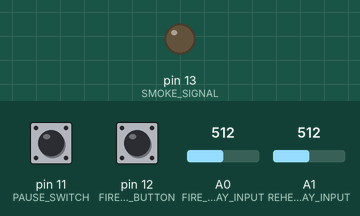
Bench run of a sketch on a simulated Arduino Uno, built with avr-gcc and run on an emulated ATmega328P. Parts: output pins drawn as LEDs (lit = HIGH). The inputs (shaded band) are chosen by the test bench; at power-on: pin 12 (FIRE_NOW_BUTTON) LOW, pin 11 (PAUSE_SWITCH) LOW, A0 (FIRE_DELAY_INPUT) = 512, A1 (REHEAT_DELAY_INPUT) = 512.

Above: at 1.2 s.
1.3 s: pin 12 (FIRE_NOW_BUTTON) pulled HIGH for 0.15 s
At 1.37 s:
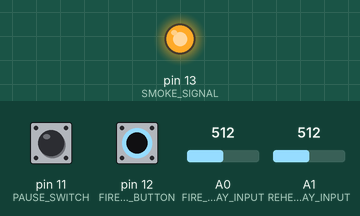
2.9 s: pin 12 (FIRE_NOW_BUTTON) pulled HIGH for 3.2 s
At 7.0 s:
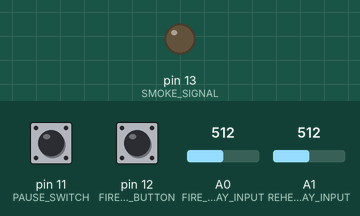
Timing chart, 0 to 8.5 s (numbered marks = the images above; inputs shaded):
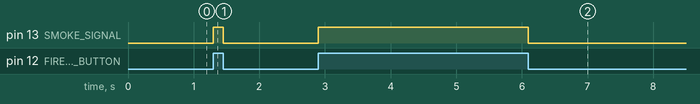

The sketch:

SmokeMachineTimer.ino
```cpp
// Smoke Machine Timer/Controller
//
// Note: All times are in milliseconds.
//
#define SMOKE_SIGNAL         13     // Output to control the smoke machine connect this to a relay on the machine
#define FIRE_NOW_BUTTON      12     // Button to activate the smoke on demand
#define PAUSE_SWITCH         11     // Switch to pause the smoke
#define FIRE_DELAY_INPUT     A0     // Duration input potentiometer
#define REHEAT_DELAY_INPUT   A1     // Interval input potentiometer

#define INPUT_MIN     0       // minimum potentiometer value (typically 0)
#define INPUT_MAX  1023       // maximum potentiometer value (typically 1023)

// Length of time that the smoke will be ON each cycle
// SMOKE_TIME_MIN is the time value assigned when the Pot is all the way down (1  second)
// SMOKE_TIME_MAX is the time value assigned when the Pot is all the way up   (10 seconds)
#define SMOKE_TIME_MIN  1000 * 0.5
#define SMOKE_TIME_MAX  1000 * 10
unsigned long fireDelay = SMOKE_TIME_MIN;  // the current delay setting

// Length of time that the smoke will be OFF each cycle
// REHEAT_DELAY_MIN is the time value assigned when the Pot is all the way down (30  second)
// REHEAT_DELAY_MAX is the time value assigned when the Pot is all the way up   (3 minutes)
// Length of time that the smoke will be OFF each cycle
#define REHEAT_DELAY_MIN  1000 * 60 * 0.5
#define REHEAT_DELAY_MAX  1000 * 60 * 3
unsigned long reheatDelay    = REHEAT_DELAY_MIN;

unsigned long lastTime = 0; // Start time of the current timmed cycle segment (ON or OFF)

bool fireNowWasJustOn = false;

int REHEAT = 0;
int FIRE   = 1;
int current_mode   = 99;

void setup() {
  pinMode(FIRE_NOW_BUTTON,    INPUT);
  pinMode(PAUSE_SWITCH,       INPUT);
  pinMode(FIRE_DELAY_INPUT,   INPUT);
  pinMode(REHEAT_DELAY_INPUT, INPUT);
  pinMode(SMOKE_SIGNAL,       OUTPUT);

  turnSmoke_OFF();
}

void loop() {

  if ( digitalRead(PAUSE_SWITCH) ) {
    // Nothing to do
    // but reset the global cycle segment start time value
    lastTime = millis();

  } else if (digitalRead(FIRE_NOW_BUTTON)) {
    turnSmoke_ON();
    fireNowWasJustOn = true;

  } else if (fireNowWasJustOn) {
    turnSmoke_OFF();

  } else {

    readPotentiometers();

    unsigned long deltaTime = millis() - lastTime;

    if ( current_mode == FIRE ) {
      if (deltaTime >= fireDelay) { turnSmoke_OFF(); }

    } else if ( current_mode == REHEAT ) {
      if ( deltaTime >= reheatDelay)  { turnSmoke_ON(); }

    } else {
      // We are in some unknown state.
      // This should not happen, lets force the of smoke off state.
      turnSmoke_OFF();
    }
  }
}

void readPotentiometers() {

  // 1. read the potentiometer value
  // 2. map the pot value to our predefined MIN and MAX values
  // 3. constrain the delay to our predefined MIN and MAX values
  // 4. update the global delay value (fireDelay & reheatDelay)

  unsigned long fireInputValue = analogRead(FIRE_DELAY_INPUT);
  fireInputValue = map(fireInputValue, INPUT_MIN, INPUT_MAX, SMOKE_TIME_MIN, SMOKE_TIME_MAX);
  fireDelay = constrain(fireInputValue, SMOKE_TIME_MIN, SMOKE_TIME_MAX);

  unsigned long reheatInputValue = analogRead(REHEAT_DELAY_INPUT);
  reheatInputValue = map(reheatInputValue, INPUT_MIN, INPUT_MAX, REHEAT_DELAY_MIN, REHEAT_DELAY_MAX);
  reheatDelay = constrain(reheatInputValue, REHEAT_DELAY_MIN, REHEAT_DELAY_MAX);

}

void turnSmoke_ON() {

  lastTime = millis();   // update the global cycle segment start time value
  current_mode = FIRE;
  digitalWrite(SMOKE_SIGNAL, HIGH);
  Serial.print("smoking " );
  Serial.println(fireDelay);
}


void turnSmoke_OFF() {

  lastTime = millis();   // start delay
  current_mode = REHEAT;
  fireNowWasJustOn = false;
  digitalWrite(SMOKE_SIGNAL, LOW);
  Serial.print("reheating " );
  Serial.println(reheatDelay);
}
```

Measured:
- after the input at 1.3 s, pin 13 (SMOKE_SIGNAL): LOW → HIGH at once, → LOW 0.15 s later
- after the input at 2.9 s, pin 13 (SMOKE_SIGNAL): LOW → HIGH at once, → LOW 3.2 s later
